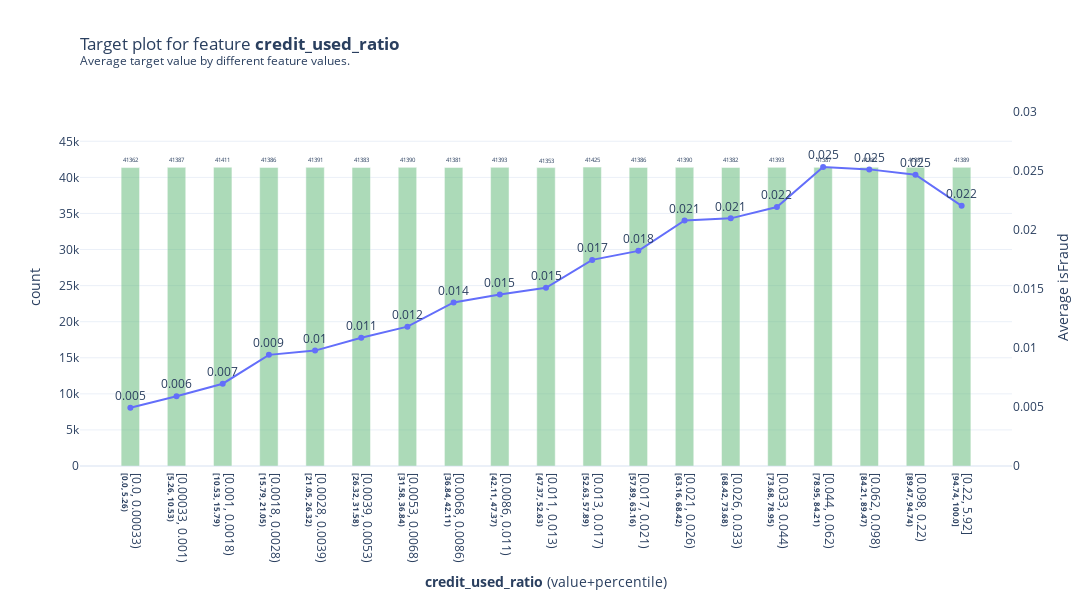

The notebook cell this image was saved under:
### Code cell
target_credit_used_ratio = info_plots.TargetPlot(
    df=pdp_data,
    feature="credit_used_ratio",
    feature_name="credit_used_ratio",
    target=pdp_target,
    num_grid_points=20,
    grid_type='percentile',
    percentile_range=None,
    grid_range=None,
    cust_grid_points=None,
    show_outliers=False,
    endpoint=True,
)

fig, axes, summary_df = target_credit_used_ratio.plot(
    show_percentile=True,
    figsize=None,
    dpi=300,
    ncols=2,
    plot_params=None,
    engine='plotly',
    template='plotly_white',
)

fig

### Figure 1 — Plotly figure (JSON) as saved in the notebook; plotly's stock layout.template omitted (floating-point values rounded to 4 significant figures)
{"data": [{"hovertemplate": "%{text}", "marker": {"color": "#5BB573", "opacity": 0.5}, "name": "count", "text": [41362, 41387, 41411, 41386, 41391, 41383, 41390, 41381, 41393, 41353, 41425, 41386, 41390, 41382, 41393, 41387, 41387, 41387, 41389], "textposition": "outside", "type": "bar", "width": 0.4, "x": [0, 1, 2, 3, 4, 5, 6, 7, 8, 9, 10, 11, 12, 13, 14, 15, 16, 17, 18], "xaxis": "x", "y": [41362, 41387, 41411, 41386, 41391, 41383, 41390, 41381, 41393, 41353, 41425, 41386, 41390, 41382, 41393, 41387, 41387, 41387, 41389], "yaxis": "y"}, {"hovertemplate": "%{text}", "line": {"color": "#636EFA"}, "marker": {"color": "#636EFA"}, "mode": "lines+markers+text", "name": "Average isFraud", "text": ["0.005", "0.006", "0.007", "0.009", "0.01", "0.011", "0.012", "0.014", "0.015", "0.015", "0.017", "0.018", "0.021", "0.021", "0.022", "0.025", "0.025", "0.025", "0.022"], "textposition": "top center", "type": "scatter", "x": [0, 1, 2, 3, 4, 5, 6, 7, 8, 9, 10, 11, 12, 13, 14, 15, 16, 17, 18], "xaxis": "x", "y": [0.004932, 0.00592, 0.006979, 0.009423, 0.009785, 0.01087, 0.01181, 0.01387, 0.01454, 0.01511, 0.01748, 0.01824, 0.02083, 0.021, 0.02196, 0.02535, 0.02515, 0.02469, 0.02206], "yaxis": "y2"}], "layout": {"height": 600, "showlegend": false, "title": {"text": "Target plot for feature <b>credit_used_ratio</b> <br><sup>Average target value by different feature values.</sup>", "x": 0, "xref": "paper"}, "width": 1200, "xaxis": {"anchor": "y", "domain": [0, 1], "ticktext": ["[0.0, 0.00033)<br><sup><b>[0.0, 5.26)</b></sup>", "[0.00033, 0.001)<br><sup><b>[5.26, 10.53)</b></sup>", "[0.001, 0.0018)<br><sup><b>[10.53, 15.79)</b></sup>", "[0.0018, 0.0028)<br><sup><b>[15.79, 21.05)</b></sup>", "[0.0028, 0.0039)<br><sup><b>[21.05, 26.32)</b></sup>", "[0.0039, 0.0053)<br><sup><b>[26.32, 31.58)</b></sup>", "[0.0053, 0.0068)<br><sup><b>[31.58, 36.84)</b></sup>", "[0.0068, 0.0086)<br><sup><b>[36.84, 42.11)</b></sup>", "[0.0086, 0.011)<br><sup><b>[42.11, 47.37)</b></sup>", "[0.011, 0.013)<br><sup><b>[47.37, 52.63)</b></sup>", "[0.013, 0.017)<br><sup><b>[52.63, 57.89)</b></sup>", "[0.017, 0.021)<br><sup><b>[57.89, 63.16)</b></sup>", "[0.021, 0.026)<br><sup><b>[63.16, 68.42)</b></sup>", "[0.026, 0.033)<br><sup><b>[68.42, 73.68)</b></sup>", "[0.033, 0.044)<br><sup><b>[73.68, 78.95)</b></sup>", "[0.044, 0.062)<br><sup><b>[78.95, 84.21)</b></sup>", "[0.062, 0.098)<br><sup><b>[84.21, 89.47)</b></sup>", "[0.098, 0.22)<br><sup><b>[89.47, 94.74)</b></sup>", "[0.22, 5.92]<br><sup><b>[94.74, 100.0]</b></sup>"], "tickvals": [0, 1, 2, 3, 4, 5, 6, 7, 8, 9, 10, 11, 12, 13, 14, 15, 16, 17, 18], "title": {"text": "<b>credit_used_ratio</b> (value+percentile)"}}, "yaxis": {"anchor": "x", "domain": [0, 0.98], "range": [0, 49710], "title": {"text": "count"}}, "yaxis2": {"anchor": "x", "domain": [0, 0.98], "overlaying": "y", "range": [0, 0.03042], "showgrid": false, "side": "right", "title": {"text": "Average isFraud"}}}}
